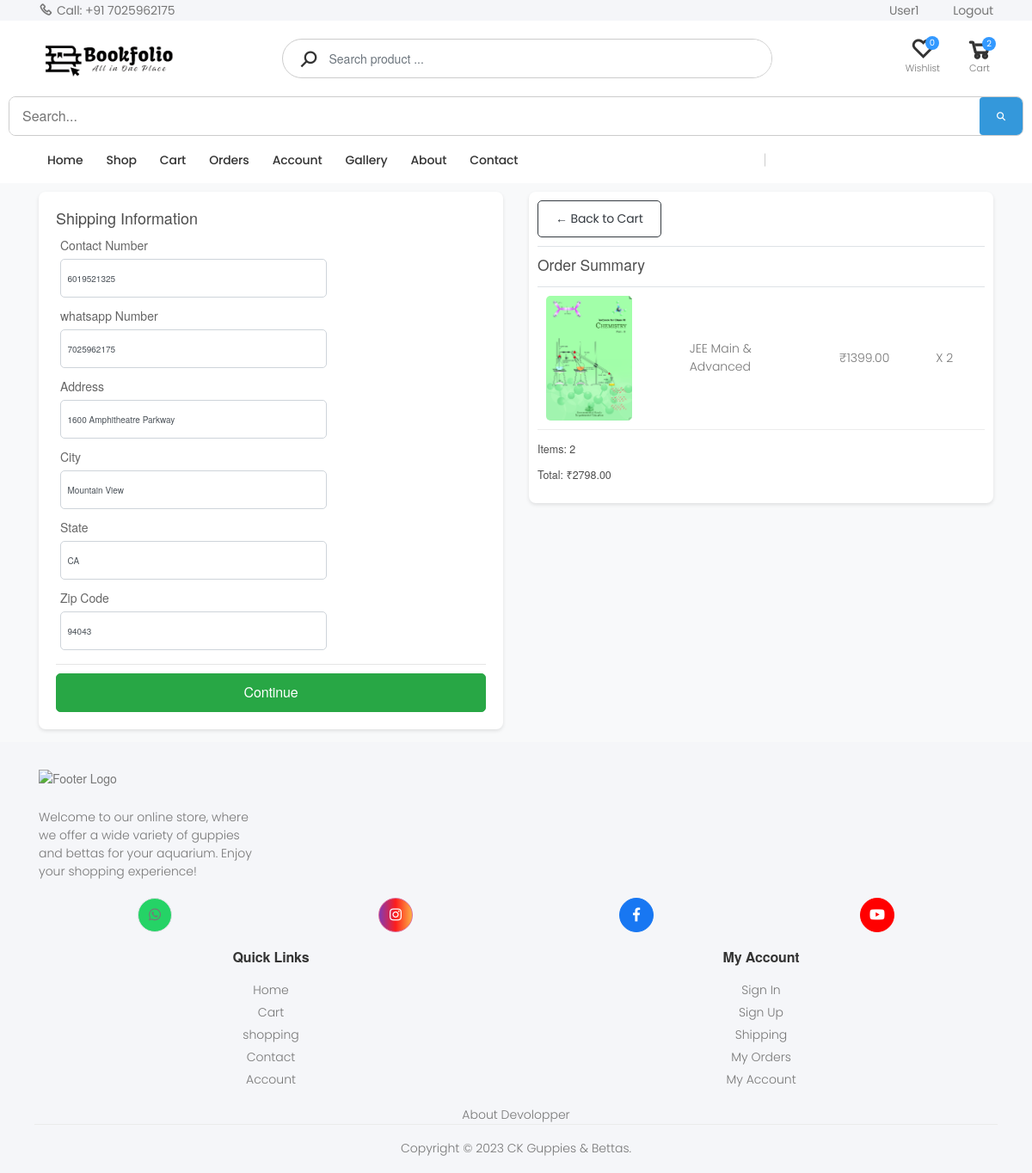
Before: /checkout/ (signed in) with the older database file.
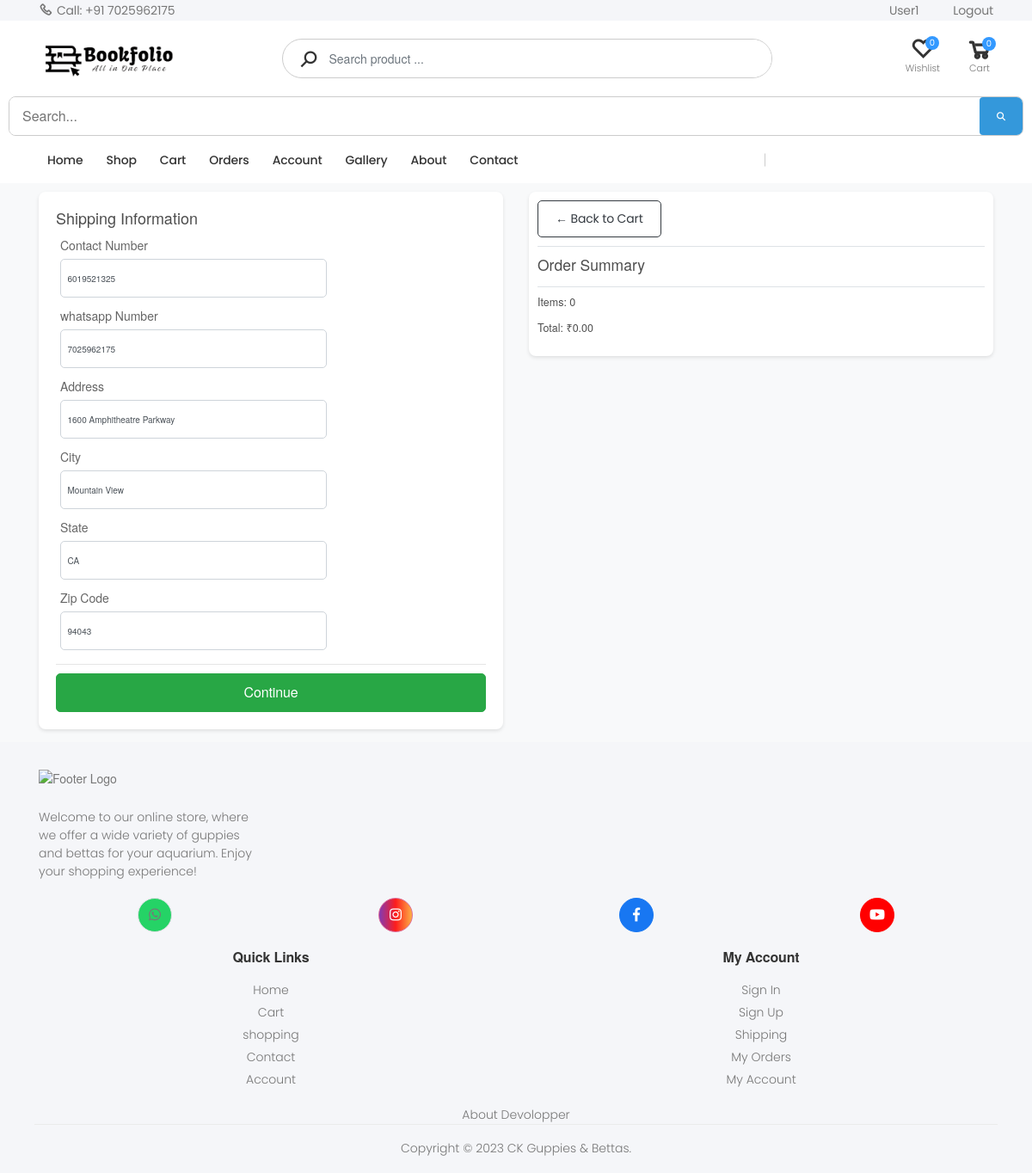
After: the same page with the newer database file.
### store/models.py (models this page shows, shortened)
class OrderItem(models.Model):
    product = models.ForeignKey(Product, on_delete=models.SET_NULL, null=True)
    order = models.ForeignKey(Order, on_delete=models.SET_NULL, null=True)
    quantity = models.IntegerField(default=0, null=True, blank=True)
    date_added = models.DateTimeField(auto_now_add=True)
    price_at_purchase = models.DecimalField(max_digits=7, decimal_places=2, null=True, blank=True)
    @property
    def get_total(self):
        if self.price_at_purchase is None:
            self.price_at_purchase = self.product.new_price
        return self.price_at_purchase * self.quantity

class Product(models.Model):
    name = models.CharField(max_length=250, unique=True)
    slug = models.SlugField(max_length=250, unique=True)
    description = models.TextField(blank=True)
    old_price = models.DecimalField(max_digits=7, blank=True, null=True, decimal_places=2)
    new_price = models.DecimalField(max_digits=7, blank=False, decimal_places=2)
    category = models.ForeignKey(Category, on_delete=models.SET_NULL, null=True)
    image_1 = models.ImageField(upload_to='product')
    image_2 = models.ImageField(upload_to='product', blank=True)
    image_3 = models.ImageField(upload_to='product', blank=True)
    video_url = models.URLField(max_length=200, blank=True)
    stock = models.IntegerField()
    active = models.BooleanField(default=True)
    new = models.BooleanField(default=True)
    created = models.DateTimeField(auto_now_add=True)
    update = models.DateField(auto_now=True)
    class Meta:
        ordering = ('name',)
        verbose_name = 'product'
        verbose_name_plural = 'products'
    @property
    def imageURL(self):
        try:
            url = self.image_1.url
        except:
            url = ''
        return url

class Order(models.Model):
    STATUS_CHOICES = [
        ('Processing', 'Processing'),
        ('Shipped', 'Shipped'),
        ('Delivered', 'Delivered')
    ]
    customer = models.ForeignKey(Customer, on_delete=models.SET_NULL, null=True, blank=True)
    date_ordered = models.DateTimeField(auto_now_add=True)
    complete = models.BooleanField(default=False)
    transaction_id = models.CharField(max_length=100, null=True)
    status = models.CharField(max_length=20, choices=STATUS_CHOICES, default='Processing')
    processing_time = models.DateTimeField(null=True, blank=True)
    shipped_time = models.DateTimeField(null=True, blank=True)
    delivered_time = models.DateTimeField(null=True, blank=True)
    def __str__(self):
        return str(self.id)
    @property
    def get_cart_total(self):
        orderitems = self.orderitem_set.all()
        total = sum([item.get_total for item in orderitems])
        return total
    @property
    def get_cart_items(self):
        orderitems = self.orderitem_set.all()
        total = sum([item.quantity for item in orderitems])
        return total

### store/views.py (the view)
# urls.py: path('checkout/', views.checkout, name="checkout"),
def checkout(request):
    if request.user.is_authenticated:
        data = cartData(request)
        cartItems = data['cartItems']
        order = data['order']
        items = data['items']
        customer = request.user.customer
        last_shipping = ShippingAddress.objects.filter(customer=customer).order_by('-date_added').first()
        context = {
            'items': items,
            'order': order,
            'cartItems': cartItems,
            'last_shipping': last_shipping,
        }
        return render(request, 'store/checkout.html', context)
    else:
        return render(request, 'auth_app/loginOrRegister.html')

### store/context_processors.py (called while the page is built)
def menu_link(request): # this function don't wanna call to work, it's defined in setting to work
    links_list = Category.objects.annotate(
        num_products=Count('product', filter=Q(product__active=True, product__stock__gt=0))
    ).filter(num_products__gt=0).order_by('name')  # Add an order_by clause here
    paginator3 = Paginator(links_list, 8)
    try:
        page = int(request.GET.get('page', '1'))
    except:
        page = 1
    try:
        links = paginator3.page(page)
    except (InvalidPage, EmptyPage):
        links = paginator3.page(paginator3.num_pages)
    return dict(links=links)

def cart_data(request):
    data = cartData(request)
    cartItems = data['cartItems']
    return {'cartItems': cartItems}

def wishlist_count(request):
    if request.user.is_authenticated:
        wishlist_count = Wishlist.objects.filter(user=request.user).count()
    else:
        cookie_data = cookieWishlist(request)
        wishlist_count = cookie_data['wishlist_count']
    return {'wishlist_count': wishlist_count}

### store/models.py (called while the page is built)
    def get_url(self):
        return reverse('store_app:product_by_category', args=[self.slug])

### store/templates/store/Checkout.html (shortened to what this page needs)
{% extends 'store/Base.html' %}
{% load static %}
{% block content %}
<link rel="stylesheet" href="https://stackpath.bootstrapcdn.com/bootstrap/4.4.1/css/bootstrap.min.css">
    <link rel="stylesheet" type="text/css" href="{% static 'css/main.css' %}">
</head>
<body>
    <div class="container">
        <div class="row">
            <div class="col-lg-6">
                <div class="box-element" id="form-wrapper">
                    <form id="form">
                        <div id="shipping-info">
                            <h5>Shipping Information</h5>
                            <div class="form-field">
                                <label for="number">Contact Number</label>
                                <input required class="form-control" type="text" id="number" name="number" placeholder="Contact Number.." value="{{ last_shipping.number|default:'' }}" required>
                            </div>
                            <div class="form-field">
                                <label for="number">whatsapp Number</label>
                                <input required class="form-control" type="text" id="whatsapp" name="whatsapp" placeholder="whatsapp Number.." value="{{ last_shipping.whatsapp|default:'' }}" required>
                            </div>
                            <div class="form-field">
                                <label for="address">Address</label>
                                <input class="form-control" type="text" id="address" name="address" placeholder="Address.." value="{{ last_shipping.address|default:'' }}" required>
                            </div>
                            <div class="form-field">
                                <label for="city">City</label>
                                <input class="form-control" type="text" id="city" name="city" placeholder="City.." value="{{ last_shipping.city|default:'' }}" required>
                            </div>
                            <div class="form-field">
                                <label for="state">State</label>
                                <input class="form-control" type="text" id="state" name="state" placeholder="State.." value="{{ last_shipping.state|default:'' }}" required>
                            </div>
                            <div class="form-field">
                                <label for="zipcode">Zip Code</label>
                                <input class="form-control" type="text" id="zipcode" name="zipcode" placeholder="Zip code.." value="{{ last_shipping.zipcode|default:'' }}" required>
                            </div>
                        </div>
                        <hr>
                        <input id="form-button" class="btn btn-success btn-block" type="submit" value="Continue">
                    </form>
                </div>
                <br>
            </div>
            <div class="col-lg-6">
                <div class="box-element order-summary">
                    <a class="btn btn-outline-dark" href="{% url 'store_app:cart' %}">&#x2190; Back to Cart</a>
                    <hr>
                    <h3>Order Summary</h3>
                    <hr>
                    {% for item in items %}
                    <div class="cart-row">
                        <div><img class="row-image" src="{{item.product.imageURL}}"></div>
                        <div><p>{{item.product.name}}</p></div>
                        <div><p>₹{{item.product.new_price|floatformat:2}}</p></div>
                        <div><p>X  {{item.quantity}}</p></div>
                    </div>
                    {% endfor %}
                    <h5>Items: {{order.get_cart_items}}</h5>
                    <h5 name="total">Total: ₹{{order.get_cart_total|floatformat:2}}</h5>
                </div>
            </div>
        </div>
    </div>
{% endblock content %}

### store/templates/store/Base.html (shortened to what the changed rows need)
{% load static %}
<!DOCTYPE html>
<html lang="en">
<head>
    <link rel="stylesheet" href="{% static 'assets/css/bootstrap.min.css' %}">
    <link rel="stylesheet" href="{% static 'assets/css/style/Base.css' %}">
    <link rel="stylesheet" href="{% static 'assets/css/skins/skin-demo-4.css' %}">
    <link rel="stylesheet" href="{% static 'assets/css/demos/demo-4.css' %}">
    <link rel="stylesheet" href="{% static 'assets/css/style2.css' %}">
</head>
<body>
    <div class="page-wrapper">
        <header class="header header-intro-clearance header-4">
            <div class="header-middle">
                <div class="container">
                    <div class="header-right">
                        <div class="dropdown cart-dropdown">
                            <a href="{% url 'store_app:cart' %}" class="dropdown-toggle">
                                <div class="icon">
                                    <i class="icon-shopping-cart"></i>
                                    <span class="cart-count" data-cart-items="{{cartItems}}">{{cartItems}}</span>
                                </div>
                            </a>
                        </div>
                    </div>
                </div>
            </div>
        </header>
        {% block content %}{% endblock %}
    </div>
</body>
</html>

Changed rows visible on the page:
removed OrderItem: product.imageURL (picture), product.name "JEE Main & Advanced", product.new_price "1399.00", quantity "2"
computed for Order: get_cart_items "2" → "0"; get_cart_total "2798.00" → "0.00"
Other visible differences:
{{ cartItems }}: "2" → "0"
